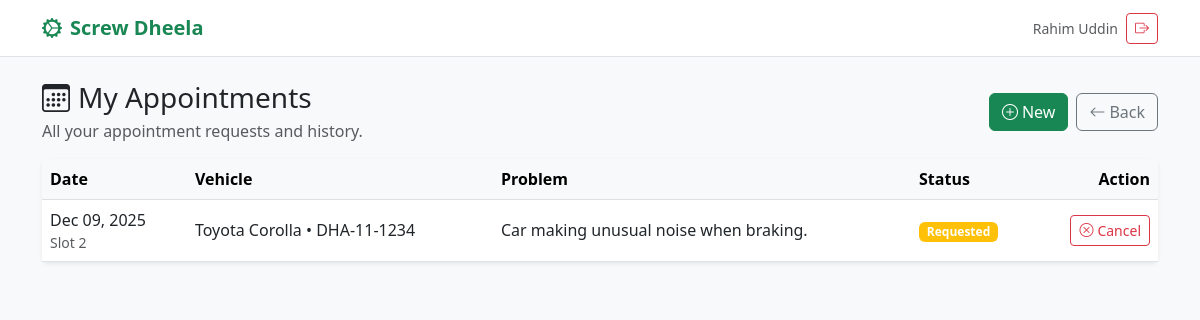
The app's page /public/customer_portal/my_appointments.php (signed in) with its own data.
### tables this page shows
CREATE TABLE appointments (
  appointment_id INT AUTO_INCREMENT PRIMARY KEY,
  customer_id INT NOT NULL,
  vehicle_id INT NOT NULL,

   
  requested_date DATE NOT NULL,
  requested_slot TINYINT NOT NULL,  
  problem_text TEXT NOT NULL,

  status ENUM('requested','booked','in_progress','completed','cancelled')
    NOT NULL DEFAULT 'requested',

   
  mechanic_id INT NULL,
  assigned_by_staff_id INT NULL,
  assigned_at DATETIME NULL,

   
  receptionist_note TEXT NULL,

  created_at TIMESTAMP NOT NULL DEFAULT CURRENT_TIMESTAMP,
  updated_at TIMESTAMP NULL DEFAULT NULL ON UPDATE CURRENT_TIMESTAMP,

  KEY idx_appt_day (requested_date),
  KEY idx_appt_status (status),
  KEY idx_appt_mech_day (mechanic_id, requested_date),

  CONSTRAINT chk_slot CHECK (requested_slot BETWEEN 1 AND 4),

  CONSTRAINT fk_appt_customer FOREIGN KEY (customer_id) REFERENCES customers(customer_id)
    ON DELETE CASCADE,
  CONSTRAINT fk_appt_vehicle FOREIGN KEY (vehicle_id) REFERENCES vehicles(vehicle_id)
    ON DELETE CASCADE,
  CONSTRAINT fk_appt_mechanic FOREIGN KEY (mechanic_id) REFERENCES staff(staff_id)
    ON DELETE SET NULL,
  CONSTRAINT fk_appt_assigned_by FOREIGN KEY (assigned_by_staff_id) REFERENCES staff(staff_id)
    ON DELETE SET NULL
);

CREATE TABLE vehicles (
  vehicle_id INT AUTO_INCREMENT PRIMARY KEY,
  customer_id INT NOT NULL,
  plate_no VARCHAR(30) NOT NULL,
  make VARCHAR(60) NOT NULL,
  model VARCHAR(60) NOT NULL,
  year SMALLINT NULL,
  color VARCHAR(40) NULL,
  created_at TIMESTAMP NOT NULL DEFAULT CURRENT_TIMESTAMP,
  UNIQUE KEY uq_plate (plate_no),
  KEY idx_vehicle_customer (customer_id),
  CONSTRAINT fk_vehicle_customer FOREIGN KEY (customer_id) REFERENCES customers(customer_id)
    ON DELETE CASCADE
);

### public/customer_portal/my_appointments.php (the view, shortened to what this page needs)
<?php
require_once __DIR__ . "/../../config/db.php";
$customer_id = (int)$_SESSION['customer_id'];
$customer_name = $_SESSION['customer_name'] ?? 'Customer';
function h($s){ return htmlspecialchars((string)$s, ENT_QUOTES, 'UTF-8'); }
function getTableColumns(mysqli $conn, string $table): array {
    $cols = [];
    $res = $conn->query("SHOW COLUMNS FROM `$table`");
    if ($res) { while ($r = $res->fetch_assoc()) $cols[] = $r['Field']; $res->free(); }
    return $cols;
}
function detectColumn(array $cols, array $candidates): string {
    foreach ($candidates as $c) if (in_array($c, $cols, true)) return $c;
    return '';
}
$apptCols = getTableColumns($conn, "appointments");
$vehCols  = getTableColumns($conn, "vehicles");
$apptStatusCol = detectColumn($apptCols, ['status','appointment_status']);
$apptDateCol = detectColumn($apptCols, ['requested_date','appointment_date','date','appt_date']);
$apptSlotCol = detectColumn($apptCols, ['requested_slot','slot','time_slot']);
$apptDatetimeCol = detectColumn($apptCols, ['appointment_datetime','scheduled_at','schedule_datetime','date_time','start_time','created_at']);
$apptProblemCol = detectColumn($apptCols, ['problem_text','problem_description','description','issue','notes','complaint']);
$regCol = detectColumn($vehCols, ['registration_no','registration_number','plate_no','license_plate','reg_no','plate']);
$brandCol = detectColumn($vehCols, ['brand','make']);
$modelCol = detectColumn($vehCols, ['model']);
$selReg   = $regCol   ? "v.`$regCol` AS registration_no," : "NULL AS registration_no,";
$selBrand = $brandCol ? "v.`$brandCol` AS brand,"         : "NULL AS brand,";
$selModel = $modelCol ? "v.`$modelCol` AS model,"         : "NULL AS model,";
$selStatus = $apptStatusCol ? "a.`$apptStatusCol` AS status," : "NULL AS status,";
$selProblem = $apptProblemCol ? "a.`$apptProblemCol` AS problem_description," : "NULL AS problem_description,";
$selDate = $apptDateCol ? "a.`$apptDateCol` AS appt_date," : "NULL AS appt_date,";
$selDt   = $apptDatetimeCol ? "a.`$apptDatetimeCol` AS appointment_datetime," : "NULL AS appointment_datetime,";
$selSlot = $apptSlotCol ? "a.`$apptSlotCol` AS requested_slot," : "NULL AS requested_slot,";
$orderBy = $apptDatetimeCol ? "a.`$apptDatetimeCol` DESC" : ($apptDateCol ? "a.`$apptDateCol` DESC" : "a.appointment_id DESC");
$sql = "
    SELECT
        a.appointment_id,
        $selStatus
        $selProblem
        $selDate
        $selDt
        $selSlot
        $selReg
        $selBrand
        $selModel
        1 AS _dummy
    FROM appointments a
    LEFT JOIN vehicles v ON a.vehicle_id = v.vehicle_id
    WHERE a.customer_id = ?
    ORDER BY $orderBy
";
$stmt = $conn->prepare($sql);
$stmt->bind_param("i", $customer_id);
$stmt->execute();
$appointments = $stmt->get_result()->fetch_all(MYSQLI_ASSOC);
function badgeClass($status): string {
    $s = strtolower((string)$status);
    return match($s) {
        'completed' => 'success',
        'booked' => 'primary',
        'requested','pending' => 'warning',
        'cancelled' => 'secondary',
        'in_progress' => 'info',
        default => 'warning'
    };
}
function displayDate(array $a): string {
    $d = $a['appt_date'] ?? '';
    if ($d) return date('M d, Y', strtotime($d));
    return '-';
}
?>
<!doctype html>
<html lang="en">
<head>
  <link href="https://cdn.jsdelivr.net/npm/bootstrap@5.3.0/dist/css/bootstrap.min.css" rel="stylesheet">
  <link rel="stylesheet" href="https://cdn.jsdelivr.net/npm/bootstrap-icons@1.11.0/font/bootstrap-icons.css">
</head>
<body class="bg-light">
<nav class="navbar navbar-light bg-white border-bottom sticky-top">
  <div class="container">
    <a class="navbar-brand fw-bold text-success" href="customer_dashboard.php">
      <i class="bi bi-gear-wide-connected me-2"></i>Screw Dheela
    </a>
    <div class="d-flex align-items-center gap-2">
      <span class="text-muted small d-none d-md-inline"><?php echo h($customer_name); ?></span>
      <a class="btn btn-sm btn-outline-danger" href="customer_logout.php"><i class="bi bi-box-arrow-right"></i></a>
    </div>
  </div>
</nav>
<div class="container py-4">
  <div class="d-flex justify-content-between align-items-center flex-wrap gap-2 mb-3">
    <div>
      <h3 class="mb-1"><i class="bi bi-calendar3 me-2"></i>My Appointments</h3>
      <div class="text-muted">All your appointment requests and history.</div>
    </div>
    <div class="d-flex gap-2">
      <a class="btn btn-success" href="book_appointment.php"><i class="bi bi-plus-circle me-1"></i>New</a>
      <a class="btn btn-outline-secondary" href="customer_dashboard.php"><i class="bi bi-arrow-left me-1"></i>Back</a>
    </div>
  </div>
  <div class="card shadow-sm border-0">
    <div class="card-body p-0">
      <?php if (empty($appointments)): ?>
        <div class="p-4 text-center text-muted">
          <div class="display-6 mb-2"><i class="bi bi-calendar-x"></i></div>
          No appointments yet.
          <div class="mt-3">
            <a class="btn btn-success" href="book_appointment.php">Book your first appointment</a>
          </div>
        </div>
      <?php else: ?>
        <div class="table-responsive">
          <table class="table table-hover align-middle mb-0">
            <thead class="table-light">
              <tr>
                <th>Date</th>
                <th>Vehicle</th>
                <th>Problem</th>
                <th>Status</th>
                <th class="text-end">Action</th>
              </tr>
            </thead>
            <tbody>
            <?php foreach ($appointments as $a): ?>
              <?php
                $veh = trim(($a['brand'] ?? '') . ' ' . ($a['model'] ?? ''));
                $plate = $a['registration_no'] ?? '';
                $vehTxt = trim($veh . ($plate ? " • ".$plate : ""));
                $status = $a['status'] ?? '';
                $canCancel = $apptStatusCol && in_array(strtolower((string)$status), ['requested','booked','pending'], true);
              ?>
              <tr>
                <td><?php echo h(displayDate($a)); ?><?php if (!empty($a['requested_slot'])): ?><div class="small text-muted">Slot <?php echo (int)$a['requested_slot']; ?></div><?php endif; ?></td>
                <td><?php echo $vehTxt ? h($vehTxt) : '<span class="text-muted">-</span>'; ?></td>
                <td><?php echo !empty($a['problem_description']) ? h($a['problem_description']) : '<span class="text-muted">-</span>'; ?></td>
                <td>
                  <span class="badge bg-<?php echo h(badgeClass($status)); ?>">
                    <?php echo h(ucfirst(str_replace('_',' ', (string)$status))); ?>
                  </span>
                </td>
                <td class="text-end">
                  <?php if ($canCancel): ?>
                    <form method="post" class="d-inline">
                      <button class="btn btn-sm btn-outline-danger" onclick="return confirm('Cancel this appointment?');">
                        <i class="bi bi-x-circle me-1"></i>Cancel
                      </button>
                    </form>
                  <?php else: ?>
                    <span class="text-muted small">—</span>
                  <?php endif; ?>
                </td>
              </tr>
            <?php endforeach; ?>
            </tbody>
          </table>
        </div>
      <?php endif; ?>
    </div>
  </div>
</div>
</body>
</html>

### records on screen
appointments: requested_date "Dec 09, 2025", requested_slot "2", vehicle.plate_no "Toyota Corolla • DHA-11-1234", problem_text "Car making unusual noise when braking.", status "Requested"

### other values on screen
$customer_name "Rahim Uddin"
